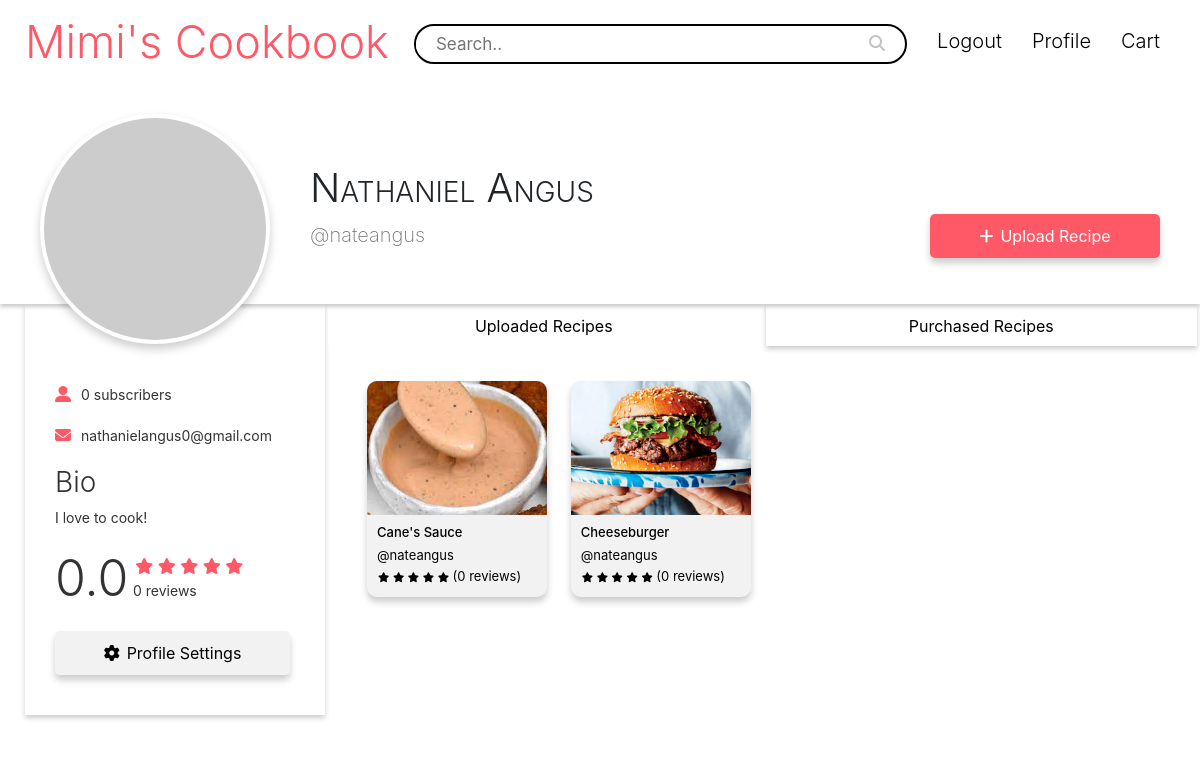
The page /profile (signed in) on the database its author committed.
### app/models.py (models this page shows)
class User(db.Model, UserMixin):
    __tablename__ = 'user'
    id = db.Column(db.Integer, primary_key=True)
    email = db.Column(db.String(150), unique=True)
    password = db.Column(db.String(150))
    username = db.Column(db.String(150), unique=True)
    full_name = db.Column(db.String(150))
    profile_id = db.Column(db.Integer, db.ForeignKey('profile.id'))
    profile = db.relationship("Profile", backref="profile_id")
    def avatar(self, size):
        digest = md5(self.email.lower().encode('utf-8')).hexdigest()
        return 'https://www.gravatar.com/avatar/{}?d=identicon&s={}'.format(
            digest, size)

class Profile(db.Model):
    __tablename__ = 'profile'
    id = db.Column(db.Integer, primary_key=True)
    bio = db.Column(db.String(255), default="")
    subscribers = db.Column(db.Integer, default=0)
    rating = db.Column(db.Float, default=0.0)
    num_reviews = db.Column(db.Integer, default=0)

class Recipe(db.Model):
    __tablename__ = 'recipe'
    id = db.Column(db.Integer, primary_key=True)
    user_id = db.Column(db.Integer)
    username = db.Column(db.String(255))
    title = db.Column(db.String(255))
    time = db.Column(db.String(255))
    servings = db.Column(db.String(255))
    ingredients = db.Column(db.String(255))
    directions = db.Column(db.String(10000))
    photo_path = db.Column(db.String(255))

### app/views.py (the view)
@views.route('/profile')
@login_required
def profile():
    profile = Profile.query.filter_by(id=current_user.id).first()
    return render_template('profile.html', user=current_user, profile=profile, recipes=Recipe.query.filter_by(user_id=current_user.id).all())

### app/__init__.py (called while the page is built)
def create_app():
    app = Flask(__name__)
    app.config['SECRET_KEY'] = 'M2t3ir@ml@vK'
    app.config['SQLALCHEMY_DATABASE_URI'] = f'sqlite:///{DB_NAME}'
    db.init_app(app)
    from .views import views
    from .auth import auth
    app.register_blueprint(views, url_prefix='/')
    app.register_blueprint(auth, url_prefix='/')
    from .models import User
    with app.app_context():
        db.create_all()
    login_manager = LoginManager()
    login_manager.login_view = 'auth.login'
    login_manager.init_app(app)
    @login_manager.user_loader
    def load_user(id):
        return User.query.get(int(id))
    flask_change_password = ChangePassword(
        min_password_length=7, rules=dict(long_password_override=2))
    flask_change_password.init_app(app)
    return app

### app/templates/profile.html (shortened to what this page needs)
{% extends "base.html" %}
{% block content %}
<div class="navbar">
    <a href="/search" class="logo-text-link">
        <div class="logo-text">
            Mimi's Cookbook
        </div>
    </a>
    <form class="searchbar">
        <input type="text" name="search" placeholder="Search..">
        <button type="submit"><i class="fa fa-search"></i></button>
    </form>
    <div>
        <ul id='nav-links' class="nav-links">
            <li><a href="{{ url_for('auth.logout') }}">Logout</a></li>
            <li><a href="{{ url_for('views.profile') }}">Profile</a></li>
            <li><a href="">Cart</a></li>
        </ul>
    </div>
</div>
<div class="profile-container">
    <div class="profile-header">
        <div class="profile-img">
            <img src="{{ user.avatar(280) }}" width="200" alt="">
        </div>
        <div class="profile-name-info">
            <h3 class="user-name">{{user.full_name}}</h3>
            <div class="user-username">
                <p>@{{user.username}}</p>
            </div>
        </div>
        <div class="uploadbtn-container">
            <a href="{{ url_for('views.recipe_upload') }}">
                <button class="uploadbtn"><i class="fas fa-plus"></i><span class="hide-upload-btn-content">Upload Recipe</span></button>
            </a>
        </div>
    </div>
    <div class="profile-body">
        <div class="left-side">
            <div class="profile-side">
                <p class="user-subscribers"><i class="fas fa-user-alt"></i>{{profile.subscribers}} subscribers</p>
                <p class="user-email"><i class="fas fa-envelope"></i>{{user.email}}</p>
                <div class="user-bio">
                    <h3>Bio</h3>
                    <p>{{profile.bio}}</p>
                </div>
                <div class="user-rating">
                    <h3 class="rating">{{profile.rating}}</h3>
                    <div class="rate">
                        <div class="stars">
                            <i class="fas fa-star"></i>
                            <i class="fas fa-star"></i>
                            <i class="fas fa-star"></i>
                            <i class="fas fa-star"></i>
                            <i class="fas fa-star"></i>
                        </div>
                    </div>
                    <div class="no-reviews">
                        {{profile.num_reviews}} reviews
                    </div>
                </div>
                <a href="{{ url_for('views.update_profile') }}">
                    <button class="settingsbtn1"><i class="fa fa-gear"></i>Profile Settings</span></button>
                </a>
            </div>
        </div>
        <div class="right-side">
            <div class="profile-tabs">
                <ul>
                    <li><button class="tabs-btn active">Uploaded Recipes</button></li>
                    <li><button class="tabs-btn">Purchased Recipes</button></li>
                </ul>
            </div>
            <div class="profile-recipes">
                <ul>
                    {% for recipe in recipes %}
                    <a href="{{ url_for('views.recipe_view', recipe_id=recipe.id) }}"><li>
                        <img src="{{url_for('static', filename=recipe.photo_path)}}" alt="">
                        <h4>{{recipe.title}}</h4>
                        <p>@{{user.username}}</p>
                        <div class="recipe-stars">
                            <i class="fas fa-star"></i>
                            <i class="fas fa-star"></i>
                            <i class="fas fa-star"></i>
                            <i class="fas fa-star"></i>
                            <i class="fas fa-star"></i>
                            (0 reviews)
                        </div>
                    </li></a>
                    {% endfor %}
                </ul>
            </div>
        </div>
    </div>
</div>
{% endblock %}

### rows shown on the page
User: full_name "Nathaniel Angus", username "nateangus", email "nathanielangus0@gmail.com"
Profile: subscribers "0", bio "I love to cook!", rating "0.0", num_reviews "0"
Recipe: photo_path (picture), title "Cane's Sauce"
Recipe: photo_path (picture), title "Cheeseburger"
